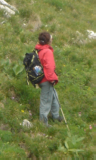
#> input picture positive_train/crop001030c.bmp, 96 x 160 px; its folder holds 4 pictures in this run
$ python create_data.py
#> lines starting #> are read from the running program, lines starting #| are printed output that depends on the picture
### HoG.py
# importing required libraries
import numpy as np
from skimage.io import imread
from PIL import Image
import math
import sys

class HOG:
    def __init__(self, image_name):
#> in hog, img is the input picture: shape (160, 96, 3); mean R, G, B 119.1, 122.6, 70.3
        self.image_name = image_name

    # function to convert color image to greyscale
    def greyscale_operation(self, ip_img):
        op_img = np.zeros((ip_img.shape[0], ip_img.shape[1]))
        for i in range(ip_img.shape[0]):
            for j in range(ip_img.shape[1]):
                op_img[i][j] = np.round_(0.299*ip_img[i][j][0] + 0.587*ip_img[i][j][1] + 0.114*ip_img[i][j][2])
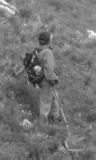
#> op_img: shape (160, 96) float64; min 33, max 250, mean 115.6
        return op_img

    # function for implementing gradient operation using prewitt's edge detector
    def gradient_operation(self, ip_img):
        # prewitt's vertical and horizontal kernels
        Gx_kernel = ([[-1, 0, 1]] * 3)
        Gy_kernel = ([1, 1, 1], [0, 0, 0], [-1, -1, -1])

        Gx = np.zeros((ip_img.shape[0], ip_img.shape[1]))
        Gy = np.zeros((ip_img.shape[0], ip_img.shape[1]))
        G = np.zeros((ip_img.shape[0], ip_img.shape[1]))
        Theta = np.zeros((ip_img.shape[0], ip_img.shape[1]))

        # calculating Gx and Gy using prewitt's edge detector
        for i in range(ip_img.shape[0]):
            for j in range(ip_img.shape[1]):
                # pixels for which part of the prewitt's mask goes outside of the image border
                if i < 1 or j < 1 or ip_img.shape[0] - i <= 1 or ip_img.shape[1] - j <= 1:
                    continue
                else:
                    arr1 = ip_img[i - 1:i + 2, j - 1:j + 2]
                    Gx[i][j] = np.sum(np.multiply(arr1, Gx_kernel))/3
                    Gy[i][j] = np.sum(np.multiply(arr1, Gy_kernel))/3
                    G[i][j] = round(math.sqrt(Gx[i][j]**2 + Gy[i][j]**2)/math.sqrt(2))
                    if Gx[i][j] == 0 and Gy[i][j] == 0:
                        Theta[i][j] = 0
                    else:
                        theta = np.arctan2(Gy[i][j], Gx[i][j])*180/np.pi
                        if theta < 0:
                            theta += 180
                        if theta >= 170:
                            theta -= 180
                        Theta[i][j] = theta
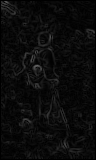
#> G: shape (160, 96) float64; min 0, max 101, mean 11.2
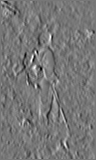
#> Gx: shape (160, 96) float64; min -95.67, max 109, mean 0.1; drawn with min black and max white
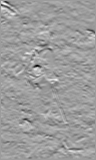
#> Gy: shape (160, 96) float64; min -142, max 89, mean 0.4; drawn with min black and max white
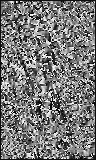
#> Theta: shape (160, 96) float64; min -9.98, max 170, mean 75.5; drawn with min black and max white

        return G, Theta

    # HoG implementation
    def hog_operation(self, ip_img, ip_theta):
        # HoG bins table
        bins_table = {0:[-10,10], 20:[10,30], 40:[30,50], 60:[50,70], 80:[70,90], 100:[90,110], 120:[110,130], 140:[130, 150], 160:[150,170]}
        histo_center = np.zeros((ip_img.shape[0], ip_img.shape[1]))

        # First the bin centers for each pixel are identified
        for i in range(ip_theta.shape[0]):
            for j in range(ip_theta.shape[1]):
                for x in bins_table.keys():
                    if bins_table[x][0] <= ip_theta[i][j] < bins_table[x][1]:
                        histo_center[i][j] = x
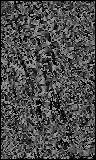
#> histo_center: shape (160, 96) float64; min 0, max 160, mean 75.7

        # hog histograms for each cell are created
        histo_list = np.zeros((int(ip_img.shape[0]/8), int(ip_img.shape[1]/8), 9))

        a = 0
        k = 0
        for x in range(int(ip_theta.shape[0]/8)):
            b = 0
            c = 0
            for y in range(int(ip_theta.shape[1]/8)):
                for i in range(a, a+8):
                    for j in range(b, b+8):
                        bin_no = int(histo_center[i][j]/20)
                        if ip_theta[i][j] == histo_center[i][j]:
                            histo_list[k][c][bin_no] += ip_img[i][j]
                        else:
                            diff1 = abs(bins_table[histo_center[i][j]][0] - ip_theta[i][j])
                            diff2 = abs(bins_table[histo_center[i][j]][1] - ip_theta[i][j])
                            if ip_theta[i][j] < histo_center[i][j]:
                                histo_list[k][c][bin_no] += (diff2/20)*ip_img[i][j]
                                histo_list[k][c][bin_no - 1] += (diff1/20)*ip_img[i][j]
                            else:
                                histo_list[k][c][bin_no] += (diff1/20)*ip_img[i][j]
                                if bin_no == 8:
                                    histo_list[k][c][0] += (diff2/20)*ip_img[i][j]
                                else:
                                    histo_list[k][c][bin_no + 1] += (diff2/20)*ip_img[i][j]
                b += 8
                c += 1
            a += 8
            k += 1
#> after the loop, a = 160; k = 20

        # block_array will store the normalized histogram block wise
        block_array = np.zeros((histo_list.shape[0] - 1, histo_list.shape[1] - 1, 36))

        # hog_discriptor will create a one dimensional array of all the normalized hirtograms
        hog_discriptor_op = []
        for i in range(histo_list.shape[0] - 1):
            for j in range(histo_list.shape[1] - 1):
                l1 = histo_list[i][j]
                l2 = histo_list[i+1][j]
                l3 = histo_list[i][j+1]
                l4 = histo_list[i+1][j+1]

                norm_factor = math.sqrt(np.sum(np.square(l1)) +  np.sum(np.square(l2)) + np.sum(np.square(l3)) + np.sum(np.square(l4)))
                np.seterr(divide='ignore', invalid='ignore')
                l1_, l2_, l3_, l4_ = np.true_divide(l1, norm_factor), np.true_divide(l2, norm_factor), np.true_divide(l3, norm_factor), np.true_divide(l4, norm_factor)
                block_array[i][j] = np.concatenate((l1_, l2_, l3_, l4_))
                hog_discriptor_op.extend(l1_.tolist())
                hog_discriptor_op.extend(l2_.tolist())
                hog_discriptor_op.extend(l3_.tolist())
                hog_discriptor_op.extend(l4_.tolist())
#> after the loop, hog_discriptor_op = 7524 values, max 0.664 at index 1413, min 0 at index 675, mean 0.142

        return np.array(hog_discriptor_op).reshape((1, len(hog_discriptor_op)))


    # main function
    def hog(self):
        image_name = self.image_name
        img = imread(image_name)
        gs_img = self.greyscale_operation(img)
        grad_img, theta = self.gradient_operation(gs_img)
        hog_discriptor = self.hog_operation(grad_img, theta)
        return hog_discriptor

### create_data.py
import HoG as HoG
import numpy as np
import os

# function to create data
def create_data():
    files = os.listdir('./positive_train')
    for i in range(len(files)):
        hog_obj = HoG.HOG('./positive_train/'+files[i])
        hog = hog_obj.hog()
        if i == 0:
            train_X_1 = hog
        else:
            train_X_1 = np.vstack((train_X_1, hog))
#> pass 2 of the loop in create_data, `for i in range(len(files)):`:
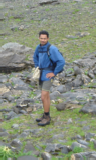
#> input picture positive_train/crop001034b.bmp, 96 x 160 px
#> in hog, img is the input picture: shape (160, 96, 3); mean R, G, B 135, 142.5, 127.3
#> after the loop in gradient_operation (call 2), `for i in range(ip_img.shape[0]):`:
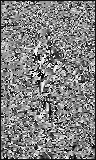
#> Theta: shape (160, 96) float64; min -9.97, max 170, mean 80.8; drawn with min black and max white
#> after the loop in hog_operation (call 2), `for i in range(ip_theta.shape[0]):`:
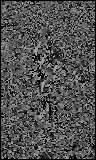
#> histo_center: shape (160, 96) float64; min 0, max 160, mean 81
#> after the loop in hog_operation (call 2), `for x in range(int(ip_theta.shape[0]/8)):`: a = 160; k = 20
#> after the loop in hog_operation (call 2), `for i in range(histo_list.shape[0] - 1):`: hog_discriptor_op = 7524 values, max 0.864 at index 167, min 0 at index 1143, mean 0.136
#> pass 3 of the loop in create_data, `for i in range(len(files)):`:
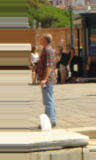
#> input picture positive_train/crop001063b.bmp, 96 x 160 px
#> in hog, img is the input picture: shape (160, 96, 3); mean R, G, B 151.3, 137, 110.2
#> after the loop in gradient_operation (call 3), `for i in range(ip_img.shape[0]):`:
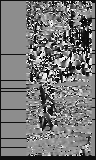
#> Theta: shape (160, 96) float64; min -9.98, max 170, mean 74.8; drawn with min black and max white
#> after the loop in hog_operation (call 3), `for i in range(ip_theta.shape[0]):`:
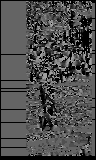
#> histo_center: shape (160, 96) float64; min 0, max 160, mean 77.7
#> after the loop in hog_operation (call 3), `for x in range(int(ip_theta.shape[0]/8)):`: a = 160; k = 20
#> after the loop in hog_operation (call 3), `for i in range(histo_list.shape[0] - 1):`: hog_discriptor_op = 7524 values, max 0.903 at index 1265, min 0 at index 0, mean 0.0922
#> the loop made 4 passes; the first 3 are shown

    train_y_1 = np.full((train_X_1.shape[0],1), 1)
#> train_y_1 = [1, 1, 1, 1]

#> (the run stopped early here; a loop or call above may not have finished)
